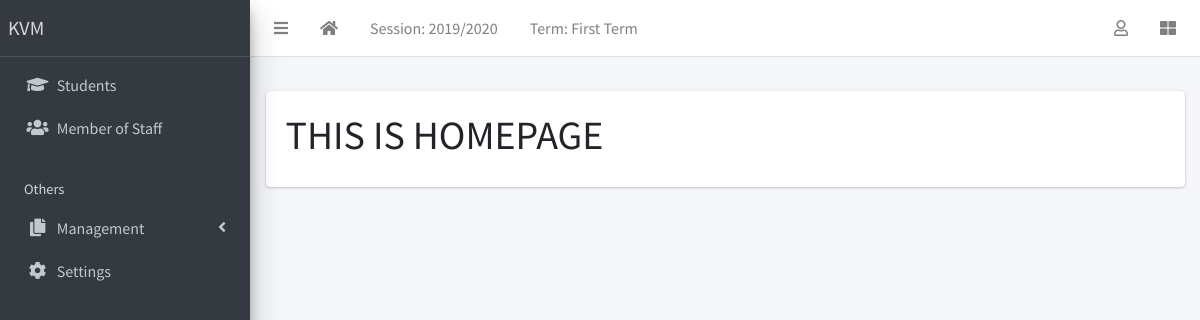
The page / on the database its author committed.
### main/models.py (models this page shows, shortened)
class AcademicSession(models.Model):
  name = models.CharField(max_length=200, unique=True)
  current = models.BooleanField(default=False, null=True)
  class Meta:
    ordering = ['-name']

class AcademicTerm(models.Model):
  name = models.CharField(max_length=20, unique=True)
  current = models.BooleanField(default=False, null=True)
  class Meta:
    ordering = ['name']

class SiteConfig(models.Model):
  key = models.SlugField()
  value = models.CharField(max_length=200)

### main/views.py (the view)
# urls.py: path("", home, name="home"),
def home(request):
    return render(request, 'home.html')

### main/context_processors.py (called while the page is built)
def site_defaults(request):
  current_session = AcademicSession.objects.get(current=True)
  current_term = AcademicTerm.objects.get(current=True)
  vals = SiteConfig.objects.all()
  contexts = {
      "current_session": current_session.name,
      "current_term": current_term.name
  }
  for val in vals:
    contexts[val.key] = val.value
  return contexts

### templates/home.html
{% extends 'partial/base.html' %}
{% block content %}
<h1>THIS IS HOMEPAGE</h1>
{% endblock content %}

### templates/partial/base.html (shortened to what this page needs)
{% load static %}
<!DOCTYPE html>
<html lang="en">
<head>
  <link rel="stylesheet" href="{% static 'plugins/fontawesome-free/css/all.min.css' %}">
  <link rel="stylesheet" href="{% static 'plugins/toastr/toastr.min.css' %}">
  <link rel="stylesheet"
    href="{% static 'plugins/overlayScrollbars/css/OverlayScrollbars.min.css' %}">
  <link rel="stylesheet" href="{% static 'plugins/Datatables/datatables.min.css' %}" />
  <link rel="stylesheet" href="{% static 'dist/css/adminlte.min.css' %}">
</head>
<body
  class="hold-transition sidebar-mini layout-fixed layout-navbar-fixed layout-footer-fixed">
  <div class="wrapper">
    <nav class="main-header navbar navbar-expand navbar-white navbar-light">
      <ul class="navbar-nav">
        <li class="nav-item">
          <a class="nav-link" data-widget="pushmenu" href="#" role="button"><i
              class="fas fa-bars"></i></a>
        </li>
        <li class="nav-item d-none d-sm-inline-block">
          <a href="{% url 'main:home' %} " class="nav-link"><i class="fa fa-home"></i></a>
        </li>
        <li class="nav-item d-none d-sm-inline-block">
          <a href="{% url 'main:session-list' %}" class="nav-link">Session: {{ current_session }}</a>
        </li>
        <li class="nav-item d-none d-sm-inline-block">
          <a href="{% url 'main:session-list' %}" class="nav-link">Term: {{ current_term }}</a>
        </li>
      </ul>
      <ul class="navbar-nav ml-auto">
        <li class="nav-item dropdown">
          <a class="nav-link" data-toggle="dropdown" href="#">
            <i class="far fa-user"></i>
          </a>
        </li>
        <li class="nav-item">
          <a class="nav-link" data-widget="control-sidebar" data-slide="true"
            href="#" role="button"><i class="fas fa-th-large"></i></a>
        </li>
      </ul>
    </nav>
    <aside class="main-sidebar sidebar-dark-primary elevation-4">
      <a href="{% url 'main:home' %}" class="brand-link">{{ school_name | default:"MySchool" }}</a>
      <div class="sidebar">
        <nav class="mt-2">
          <ul class="nav nav-pills nav-sidebar flex-column"
            data-widget="treeview" role="menu" data-accordion="false">
            <li class="nav-item">
              <a href="{% url 'main:student-list' %}" class="nav-link">
                <i class="nav-icon fas fa-graduation-cap"></i>
                <p>
                  Students
                </p>
              </a>
            </li>
            <li class="nav-item">
              <a href="{% url 'main:teacher-list' %}" class="nav-link">
                <i class="nav-icon fas fa-users"></i>
                <p>
                  Member of Staff
                </p>
              </a>
            </li>
            <li class="nav-header">Others</li>
            <li class="nav-item has-treeview">
              <a href="#" class="nav-link">
                <i class="nav-icon fas fa-copy"></i>
                <p>
                  Management
                  <i class="fas fa-angle-left right"></i>
                </p>
              </a>
            </li>
            <li class="nav-item">
              <a href="{% url 'main:configs' %}" class="nav-link">
                <i class="nav-icon fas fa-cog"></i>
                <p>
                  Settings
                </p>
              </a>
            </li>
          </ul>
        </nav>
      </div>
    </aside>
    <div class="content-wrapper">
      <section class="content-header">
      </section>
      <section class="content">
        <div class="container-fluid">
          <div class="row">
            <div class="col-md-12">
              {% block fullcard %}
              <div class="card">
                <div class="card-body">
                  <div class="row">
                    <div class="col">
                      {% block content %}
                      {% endblock content %}
                    </div>
                  </div>
                </div>
              </div>
              {% endblock fullcard %}
            </div>
          </div>
        </div>
      </section>
    </div>
  </div>
</body>
</html>

### rows shown on the page
AcademicSession: name "2019/2020"
AcademicTerm: name "First Term"
SiteConfig: value "KVM"
